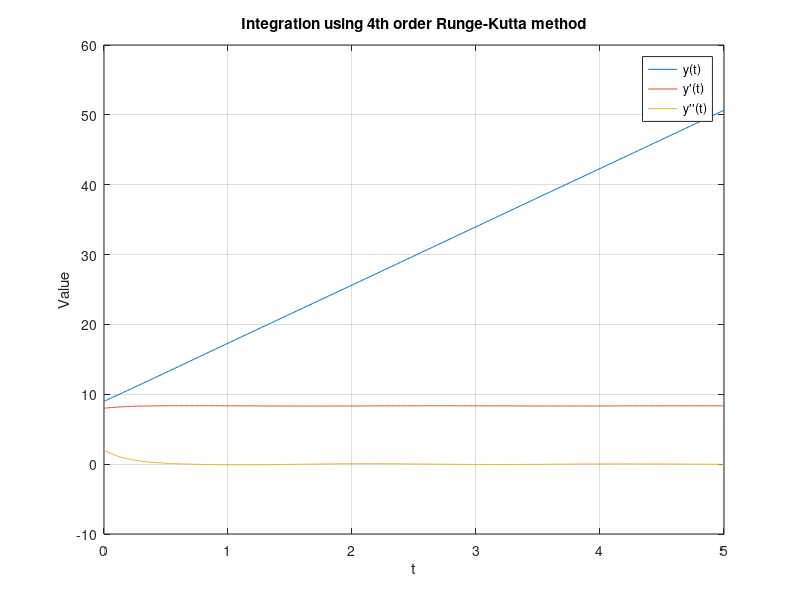

Write the MATLAB code that produced this figure.
function runge_kutta_plot()

    TUID = [9, 1, 5, 1, 8, 7, 2, 8, 9];
    LETTER_MAP = {'I', 'H', 'G', 'F', 'E', 'D', 'C', 'B', 'A'};
    
    total_sum = sum(TUID);
    average = total_sum / length(TUID);
    
    fprintf('my TUID average: %.2f\n', average);
    
    % Create a map (in MATLAB, we use containers.Map) to map letters to integers
    letter_to_int_map = containers.Map(LETTER_MAP, TUID);
    
    % Calculate the averages of the letters of interest
    alpha_letters = {'A', 'B', 'C'};
    beta_letters = {'D', 'E', 'F'};
    gamma_letters = {'G', 'H', 'I'};
    
    alpha = mean(cellfun(@(x) letter_to_int_map(x), alpha_letters)) / 10;
    beta = mean(cellfun(@(x) letter_to_int_map(x), beta_letters)) / 10;
    gamma = mean(cellfun(@(x) letter_to_int_map(x), gamma_letters)) / 10;

    % Parameters
    T = 5;
    h = 0.01;

    % From TUID letter mapping
    A = 9;
    B = 8;
    C = 2;

    u0 = [A, B, C];
    
    [t_values, u_values] = runge_kutta_4th_order(h, T, u0, alpha, beta);
    
    figure;
    plot(t_values, u_values(1,:), 'DisplayName', 'y(t)');
    hold on;
    plot(t_values, u_values(2,:), 'DisplayName', "y'(t)");
    plot(t_values, u_values(3,:), 'DisplayName', "y''(t)");
    legend();
    xlabel('t');
    ylabel('Value');
    title('Integration using 4th order Runge-Kutta method');
    grid on;

    function [t_values, u_values] = runge_kutta_4th_order(h, T, u0, alpha, beta)
        % The system of ODEs
        f = @(t, u) [u(2); u(3); cos(3*t) - alpha*u(3) - beta*u(1)*u(3)];
        
        t_values = 0:h:T;
        u_values = zeros(3, length(t_values));
        u_values(:, 1) = u0;

        for i = 1:length(t_values)-1
            u = u_values(:, i);
            
            k1 = h * f(t_values(i), u);
            k2 = h * f(t_values(i) + 0.5*h, u + 0.5*k1);
            k3 = h * f(t_values(i) + 0.5*h, u + 0.5*k2);
            k4 = h * f(t_values(i) + h, u + k3);
            
            u_values(:, i+1) = u + (1/6) * (k1 + 2*k2 + 2*k3 + k4);
        end
    end
end
